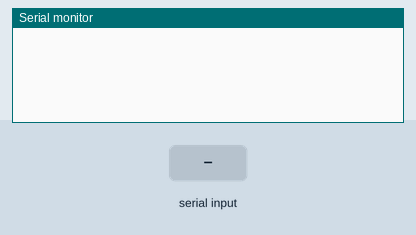
Bench run of a sketch on a simulated Arduino Uno, built with avr-gcc and run on an emulated ATmega328P. On the bench: the last lines printed to the serial monitor. The test bench sets the inputs (shaded band).

Above: at 1.2 s.
1.3 s: "u" received over Serial
At 2.4 s:
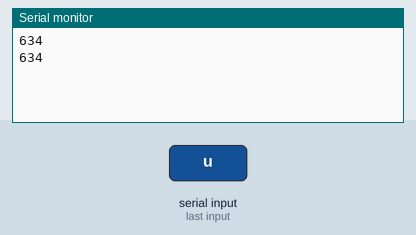
2.8 s: "?" received over Serial
At 3.3 s:
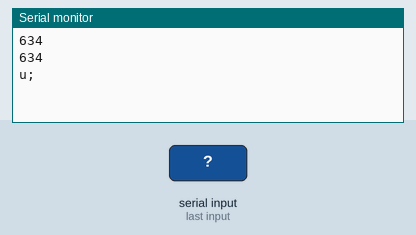

The sketch:

ultrasound.pde
```cpp
//sends ultrasound readings. Connect ultarsound sensor's analogue outputs to pins 0 and 1

#define BAUDRATE 9600

void sendUltrasoundReadings()
{
  int readings[2] = {-1, -1};
  readings[0] = analogRead(0); // Append signal value to val
  readings[1] = analogRead(1);//make this use arrays

  readings[0] *= 1.24;
  readings[1] *= 1.24;

  Serial.println(readings[0], DEC);
  Serial.println(readings[1], DEC);
}


void setup() {
 pinMode(0, INPUT); // Switch signalpin ANALOG-0 to input
 pinMode(1, INPUT); // Switch signalpin ANALOG-1 to input
 Serial.begin(BAUDRATE);
 Serial.flush();
}

byte incomingByte = 0;

void loop() {
  if (Serial.available() > 0)
  {
    // read the incoming byte:
    incomingByte = Serial.read();

    // say what you got:
    switch(incomingByte)
    {
      case 'u':
        sendUltrasoundReadings();
        break;
      case '?':
        Serial.print("u;");//identify as ultrasound arduino
        break;
      default:
        break;
    }
  }
}
```

Measured:
- after the input at 1.3 s, the serial monitor: prints a new line at once (image 1)
- after the input at 2.8 s, the serial monitor: prints a new line at once (image 2)
